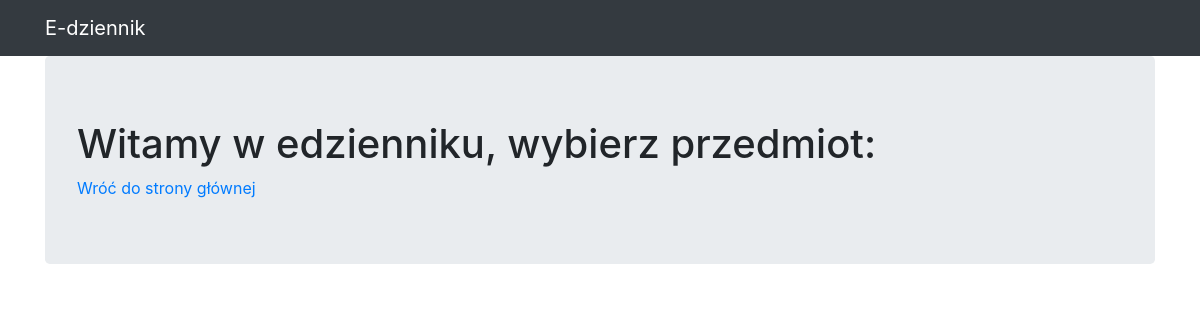
Page /edziennik/przedmioty/ on the earlier database version.
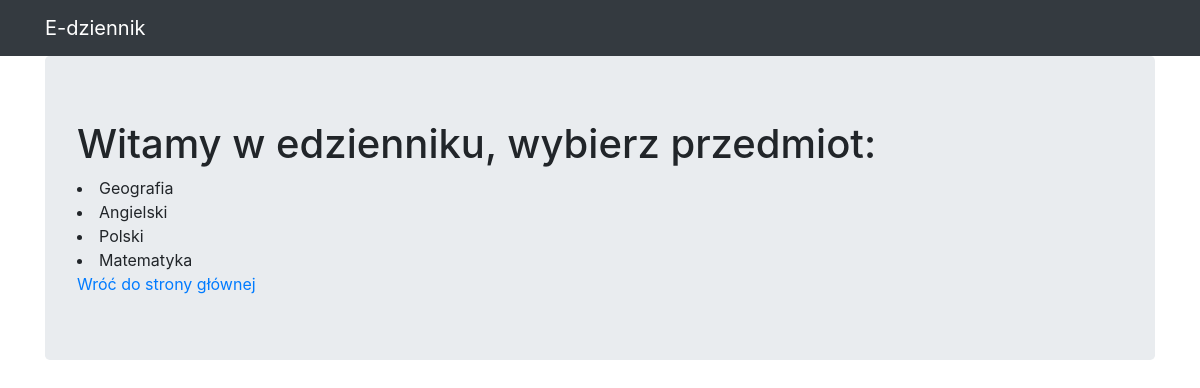
Same page on the later database version.
### dziennik/models.py (models this page shows, shortened)
class Przedmiot(models.Model):
    name = models.CharField(max_length=128)
    klasa =models.ManyToManyField(Klasa)

### dziennik/views.py (the view)
# urls.py: path("przedmioty/", views.przedmioty, name="przedmioty"),
def przedmioty(request):
    return render(
        request,
        template_name="przedmioty.html",
        context={"przedmioty": Przedmiot.objects.all()}
    )

### dziennik/templates/przedmioty.html
{% extends 'base.html' %}
{% block content %}
  <body>
    <h1>Witamy w edzienniku, wybierz przedmiot:</h1>
        {% for cos in przedmioty %}
            <li>{{ cos.name }}</li>
        {% endfor %}
    <a href="{% url 'edziennik:index' %}"> Wróć do strony głównej</a>
    {% endblock %}

Differences in the rows shown:
added Przedmiot: name "Geografia"
added Przedmiot: name "Angielski"
added Przedmiot: name "Polski"
added Przedmiot: name "Matematyka"
